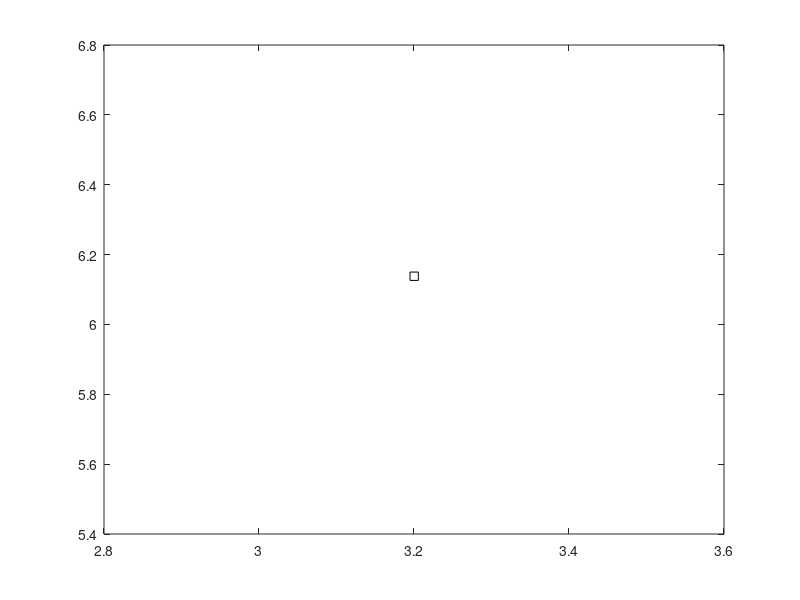

The MATLAB source for this figure: (Note: this script raises an error after producing the figure.)
%reverse_PF sim

numBots = 10;
range = 5; % detection range
length = 10; %spawning radius
dt = 1;      %time step
noise = .25; %gaussian noise variance
ROBOTS = [];

%% -----------------------------initalize robots with their given truths
for r = 1:numBots
    x = length*rand(1,1);
    y = length*rand(1,1);
    theta = 2*pi*rand(1,1);
    vel = 5*rand(1,1);
    robot = struct('pose', [x,y,theta], 'vel', vel, 'path', [x,y,theta], 'laser', zeros(1,numBots), 'bearing', zeros(1,numBots), 'particles', zeros(3,numBots));
    ROBOTS = [ROBOTS,robot];
end

%% ----------------------------simulate Robots
figure()
for t = 1:1000
    for r = 1:numBots %our robot
        for L = 1:numBots % other robot
  
            %distance from r to L
            d = norm(ROBOTS(L).pose(1:2)- ROBOTS(r).pose(1:2))+ normrnd(0,noise,1,1);
            %angle from r to L
            phi = atan2(ROBOTS(L).pose(2)- ROBOTS(r).pose(2), ROBOTS(L).pose(1)- ROBOTS(r).pose(1))+ normrnd(0,noise,1,1);%+ normrnd(0,.01,1,1)
            
            %if the other robot is in detection / communication range
            %give it our dead-reckoning prediction of where it is
            %update our particle if we have one there already
            if d < range
                dx = d*cos(phi); %from r -> L
                dy = d*sin(phi); %from r -> L
                x0 = ROBOTS(r).pose(1); %r pose
                y0 = ROBOTS(r).pose(2); %r pose
                %give L, r's position of L, and mark that it has that
                %particle
                ROBOTS(L).particles(:,r) = [x0+dx;y0+dy;1];
            end
        end
    end
    
     
    %%  --------------plot agents' means and covariances
    clf()
    for r = 1:numBots
        plot(ROBOTS(r).pose(1),ROBOTS(r).pose(2),'ks');
       % viscircles([ROBOTS(r).pose(1),ROBOTS(r).pose(2)],range);
        hold on;
        x_mean = mean(ROBOTS(r).particles(1,ROBOTS(r).particles(3,:) >.5));
        y_mean = mean(ROBOTS(r).particles(2,ROBOTS(r).particles(3,:) >.5));

        covar =  cov(ROBOTS(r).particles(1:2,ROBOTS(r).particles(3,:) >.5)');
        error_ellipse(covar, [x_mean,y_mean])
        hold on;
        plot(x_mean, y_mean, 'go')
        hold on;
    end
    axis([-50 50 -50 50])
    pause(.0001);
    
    %% -------------------------------update location of robots
    for r = 1:numBots
        
        dx = ROBOTS(r).vel*cos(ROBOTS(r).pose(3))*dt;
        dy = ROBOTS(r).vel*sin(ROBOTS(r).pose(3))*dt;
        ROBOTS(r).pose = ROBOTS(r).pose + [dx, dy ,0];
        ROBOTS(r).path = [ROBOTS(r).path; ROBOTS(r).pose];
        ROBOTS(r).particles(1,:) =  ROBOTS(r).particles(1,:) + dx+ normrnd(0,noise,1,numBots);
        ROBOTS(r).particles(2,:) =  ROBOTS(r).particles(2,:) + dy+ normrnd(0,noise,1,numBots);
        ROBOTS(r).pose = ROBOTS(r).pose;
    end
    
   
    
    
end

















